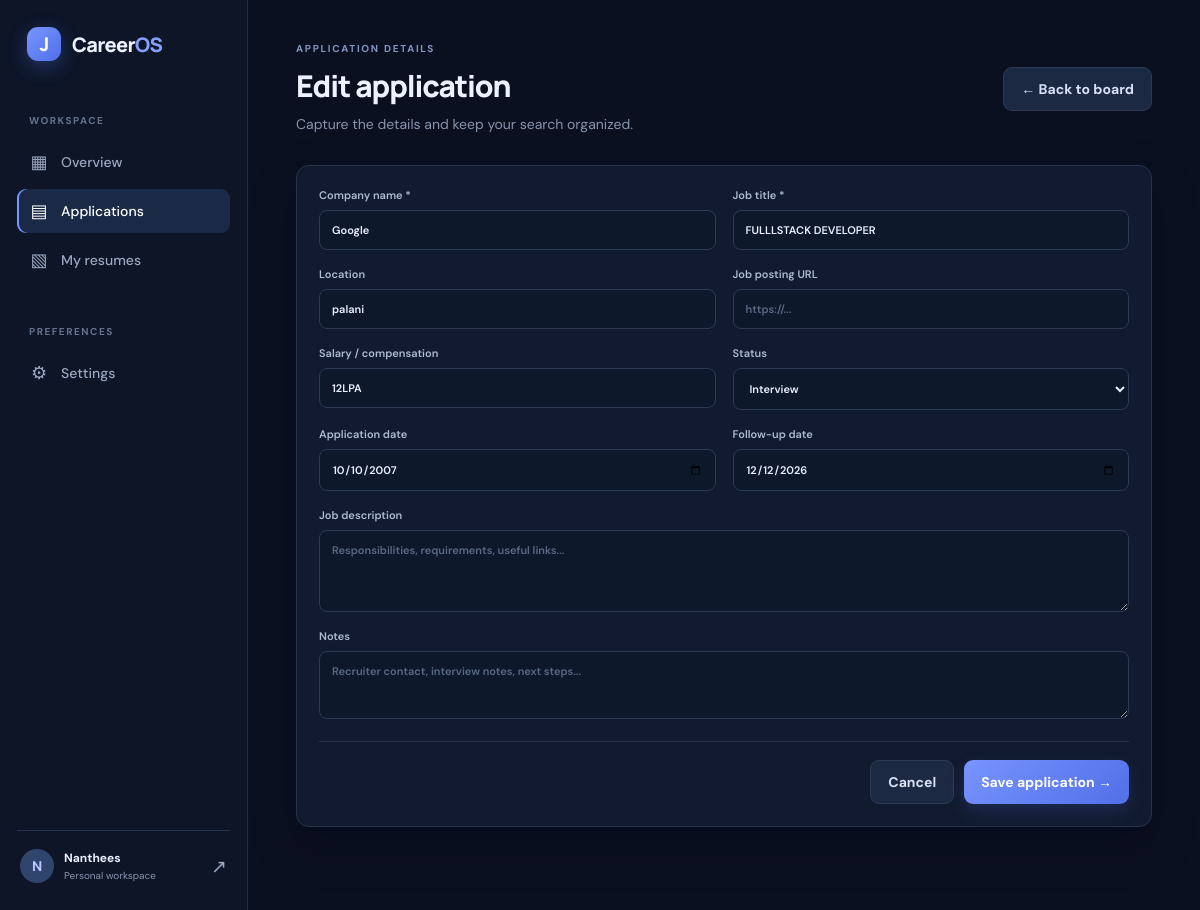
Page /applications/1/edit (signed in) on the committed database.
### tables this page shows
CREATE TABLE applications (
            id INTEGER PRIMARY KEY AUTOINCREMENT,
            user_id INTEGER NOT NULL REFERENCES users(id) ON DELETE CASCADE,
            company TEXT NOT NULL,
            role TEXT NOT NULL,
            location TEXT DEFAULT '',
            job_url TEXT DEFAULT '',
            salary TEXT DEFAULT '',
            description TEXT DEFAULT '',
            status TEXT NOT NULL DEFAULT 'Wishlist',
            applied_date TEXT DEFAULT '',
            follow_up_date TEXT DEFAULT '',
            notes TEXT DEFAULT '',
            created_at TEXT NOT NULL DEFAULT CURRENT_TIMESTAMP
        );

### app.py (the view, shortened to what this page needs)
@app.route("/applications/new", methods=["GET", "POST"])
@app.route("/applications/<int:app_id>/edit", methods=["GET", "POST"])
@login_required
def application_form(app_id=None):
    item = None
    if app_id:
        with db() as con:
            item = con.execute("SELECT * FROM applications WHERE id=? AND user_id=?",
                               (app_id, session["user_id"])).fetchone()
        if not item: abort(404)
    return render_template("application_form.html", item=item)

### app.py (called while the page is built)
def db():
    conn = sqlite3.connect(DB_PATH)
    conn.row_factory = sqlite3.Row
    conn.execute("PRAGMA foreign_keys = ON")
    return conn

def login_required(fn):
    @wraps(fn)
    def wrapper(*args, **kwargs):
        if "user_id" not in session:
            return redirect(url_for("login"))
        return fn(*args, **kwargs)
    return wrapper

@app.context_processor
def inject_globals():
    return {"statuses": STATUSES}

### templates/application_form.html
{% extends "base.html" %}{% block title %}{{ 'Edit' if item else 'Add' }} application{% endblock %}{% block content %}
<header class="topbar"><div><div class="eyebrow">APPLICATION DETAILS</div><h1>{{ 'Edit application' if item else 'Add an opportunity' }}</h1><p class="muted">Capture the details and keep your search organized.</p></div><a class="btn secondary" href="{{ url_for('kanban') }}">← Back to board</a></header>
<form method="post" class="panel application-form"><div class="form-grid"><label>Company name *<input name="company" required value="{{ item.company if item else '' }}" placeholder="e.g. Google"></label><label>Job title *<input name="role" required value="{{ item.role if item else '' }}" placeholder="e.g. Product Designer"></label><label>Location<input name="location" value="{{ item.location if item else '' }}" placeholder="Remote / City"></label><label>Job posting URL<input type="url" name="job_url" value="{{ item.job_url if item else '' }}" placeholder="https://..."></label><label>Salary / compensation<input name="salary" value="{{ item.salary if item else '' }}" placeholder="e.g. ₹8–12 LPA"></label><label>Status<select name="status">{% for s in statuses %}<option {% if item and item.status==s %}selected{% elif not item and s=='Wishlist' %}selected{% endif %}>{{ s }}</option>{% endfor %}</select></label><label>Application date<input type="date" name="applied_date" value="{{ item.applied_date if item else '' }}"></label><label>Follow-up date<input type="date" name="follow_up_date" value="{{ item.follow_up_date if item else '' }}"></label><label class="span-two">Job description<textarea name="description" rows="4" placeholder="Responsibilities, requirements, useful links...">{{ item.description if item else '' }}</textarea></label><label class="span-two">Notes<textarea name="notes" rows="3" placeholder="Recruiter contact, interview notes, next steps...">{{ item.notes if item else '' }}</textarea></label></div><div class="form-actions"><a class="btn secondary" href="{{ url_for('kanban') }}">Cancel</a><button class="btn primary">Save application →</button></div></form>{% endblock %}

### static/css/style.css (style rules this page uses)
:root { --bg:#0b1020;--panel:#111a2e;--panel2:#151f35;--line:#26334c;--text:#edf2ff;--muted:#8794ad;--blue:#6d8cff;--blue2:#4f6fe8;--green:#4ec9a1;--shadow:0 18px 45px #02061755 }
* { box-sizing:border-box }
body { margin:0;background:var(--bg);color:var(--text);font-family:'DM Sans',sans-serif;font-size:14px }
a { color:inherit;text-decoration:none }
button,input,select,textarea { font:inherit }
.topbar { display:flex;justify-content:space-between;align-items:center;margin-bottom:30px }
.eyebrow { font-size:10px;font-weight:700;letter-spacing:1.7px;color:#8295c0;margin-bottom:10px }
.topbar h1,.auth-card h1 { font:800 30px Manrope;letter-spacing:-1.1px;margin:0 0 7px }
.muted { color:var(--muted);margin:0;line-height:1.6 }
.btn { border:0;border-radius:9px;padding:12px 17px;display:inline-flex;align-items:center;justify-content:center;gap:12px;font-weight:700;cursor:pointer;transition:.2s }
.btn.primary { background:linear-gradient(135deg,#7794ff,#526fe7);color:white;box-shadow:0 7px 18px #526fe733 }
.btn.secondary { background:#1b2942;color:#d8e1f6;border:1px solid #2c3a55 }
.stat-card,.panel { background:var(--panel);border:1px solid var(--line);border-radius:13px;box-shadow:var(--shadow) }
.panel { padding:22px;margin-bottom:18px }
.application-form { max-width:900px }
.form-grid { display:grid;grid-template-columns:1fr 1fr;gap:17px }
.form-grid label,.form-stack label { display:flex;flex-direction:column;gap:8px;color:#aebbd0;font-size:11px;font-weight:600 }
.span-two { grid-column:span 2 }
input,select,textarea { width:100%;border:1px solid #2c3a54;border-radius:8px;background:#0e182b;color:#eaf0ff;padding:12px;outline:none }
input::placeholder,textarea::placeholder { color:#596984 }
select { cursor:pointer }
textarea { resize:vertical }
.form-actions { display:flex;justify-content:flex-end;gap:10px;margin-top:22px;padding-top:18px;border-top:1px solid #27344b }

### rows in the picture
applications: company "Google", role "FULLLSTACK DEVELOPER", location "palani", salary "12LPA", status "Interview", applied_date "10/10/2007", follow_up_date "12/12/2026"

### other values in the picture
{{ session.get('user_name','U')[:1]|upper }} "N"
{{ session.get('user_name') }} "Nanthees"
{{ 'Edit application' if item else 'Add an opportunity' }} "Edit application"
